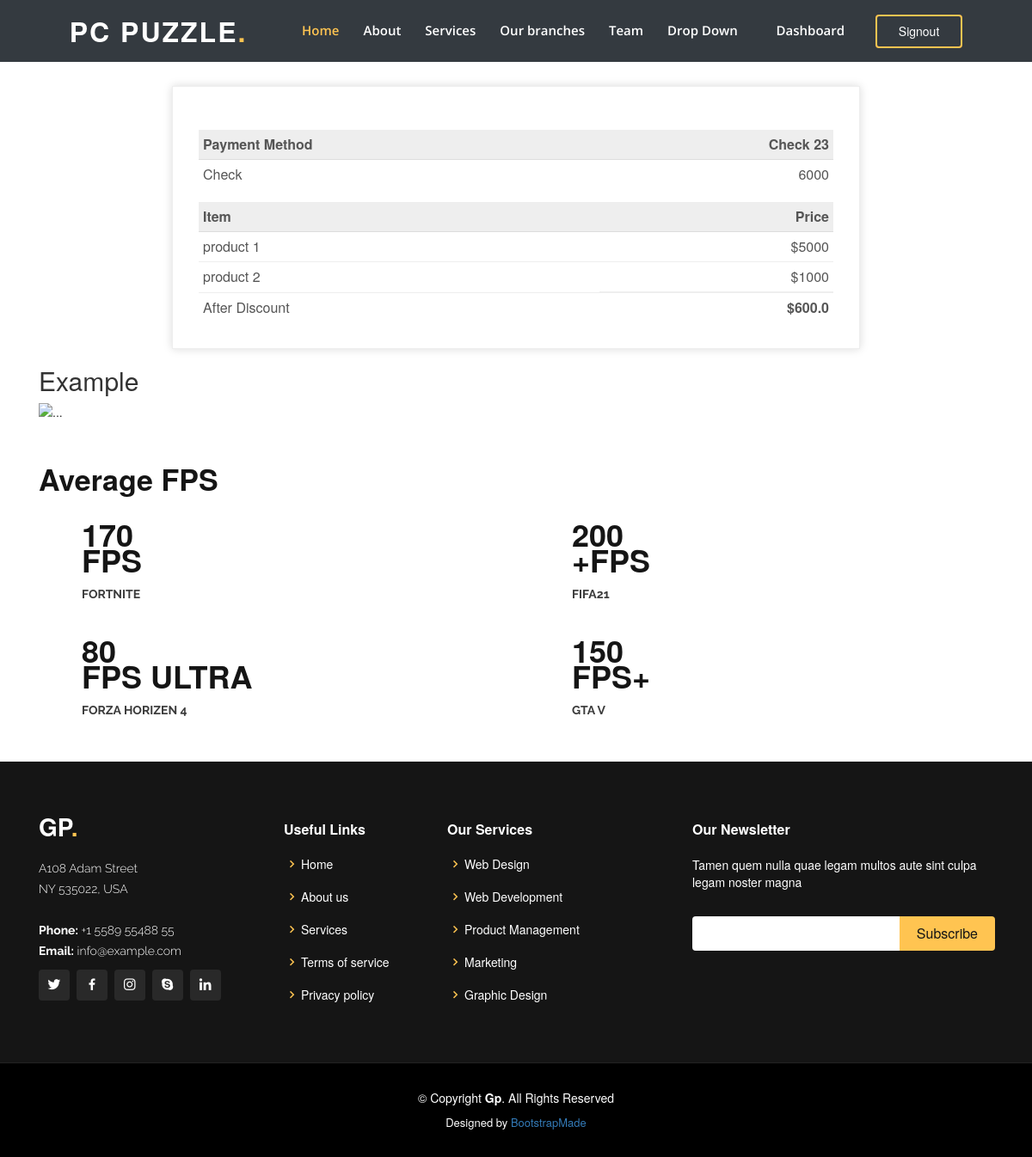
The app's page /result/ (signed in), older data.
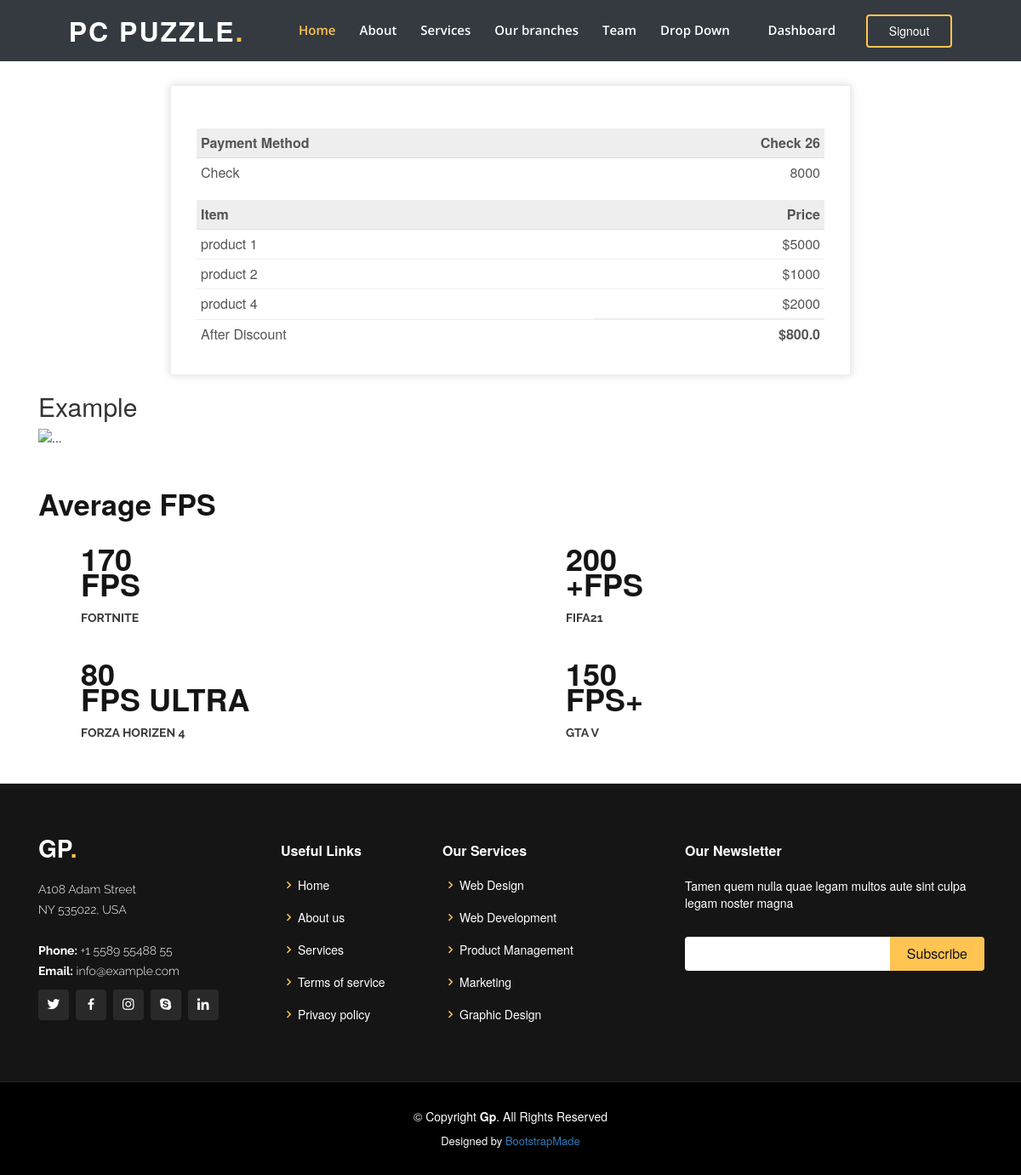
The same page, newer data.
### Tech_Parts/models.py (models this page shows, shortened)
class Order(models.Model):
    customer=models.ForeignKey(Customer,blank=True,null=True,on_delete=models.CASCADE)
    products=models.ManyToManyField(Product,blank=True)
    code=models.CharField(max_length=100)
    ordered=models.BooleanField(default=False)
    delivered=models.BooleanField(default=False)
    device=models.CharField(max_length=120,blank=True,null=True)
    def total_price(self):
        price=0
        for i in self.products.all():
            price += i.price
        return price
    def discount(self):
        percentage=(10/100)*self.total_price()
        return percentage

class Product(models.Model):
    name=models.CharField(max_length=100)
    image=models.ImageField()
    price=models.PositiveIntegerField(default=0)
    category=models.ForeignKey(Category,null=True,on_delete=models.SET_NULL)
    processor=models.ForeignKey(Processor,null=True,on_delete=models.SET_NULL)
    type=models.ForeignKey(Type,null=True,on_delete=models.SET_NULL)
    details=HTMLField()
    code=models.CharField(max_length=100,blank=True)
    slug=models.SlugField(blank=True,max_length=100,unique=True)

### Tech_Parts/views.py (the view, shortened to what this page needs)
# urls.py: path("result/",views.result,name="result"),
def result(request):
    if request.user.is_authenticated:
        order=Order.objects.filter(customer_id=request.user.id,ordered=True,delivered=False)
        if order.exists():
            my_order=Order.objects.get(customer_id=request.user.id,ordered=True,delivered=False)
        else:
            messages.error(request,"toy don't have order yet")
            return redirect(reverse("home:home"))
    context={"orders":my_order}
    return render(request,"result.html",context)

### templates/result.html (shortened to what this page needs)
  {% extends 'base.html' %}
{% load static %}
  {% block content %}
  <link rel="stylesheet" href="https://maxcdn.bootstrapcdn.com/bootstrap/3.4.1/css/bootstrap.min.css">
  <body>
<div id="contt" class="container">
<div class='row'>
<div class="col">
  <div class="invoice-box">
    <table cellpadding="0" cellspacing="0">
      <tr class="top">
        <td colspan="2">
        </td>
      </tr>
      <tr class="information">
        <td colspan="2">
        </td>
      </tr>
      <tr class="heading">
        <td>Payment Method</td>
        <td>Check {{orders.id}}</td>
      </tr>
      <tr class="details">
        <td>Check</td>
        <td>{{orders.total_price}}</td>
      </tr>
      <tr class="heading">
        <td>Item</td>
        <td>Price</td>
      </tr>
{% for i in orders.products.all %}
      <tr class="item">
        <td>{{i.name}}</td>
        <td>${{i.price}}</td>
      </tr>
{% endfor %}
   <tr class="total">
     {% if request.user.is_authenticated %}
    <td>After Discount</td>
    <td>${{orders.discount}}</td>
    {% else %}
    <td>Price</td>
      <td>${{orders.total_price}}</td>
      {% endif %}
      </tr>
    </table>
  </div>
</div>
</div>
 <div class="row">
   <div class="col">
    <h2> Example</h2>
    <div id="carouselExampleControls" class="carousel slide" data-ride="carousel">
      <div class="carousel-inner">
        <div class="carousel-item active">
          <img src="{% static 'assets/forza/02.jpg' %}" class="d-block w-100" alt="...">
        </div>
      </div>
      <a class="carousel-control-prev" href="#carouselExampleControls" role="button" data-slide="prev">
        <span class="carousel-control-prev-icon" aria-hidden="true"></span>
      </a>
      <a class="carousel-control-next" href="#carouselExampleControls" role="button" data-slide="next">
        <span class="carousel-control-next-icon" aria-hidden="true"></span>
      </a>
    </div>
  </div>
</div>
<div class="row">
   <div class="col">
<div class="counts" data-aos="fade-up">
       <div class="content d-flex flex-column justify-content-center">
          <h3>Average FPS</h3>
         <div class="row">
            <div class="col-md-6 d-md-flex align-items-md-stretch">
              <div class="count-box">
                <i class="icofont-game-pad"></i>
                <span data-toggle="counter-up">170</span><span>FPS</span>
                <p><strong>FORTNITE</strong></p>
              </div>
            </div>
            <div class="col-md-6 d-md-flex align-items-md-stretch">
              <div class="count-box">
                <i class="icofont-football-alt"></i>
                <span data-toggle="counter-up">200</span><span>+FPS</span>
                <p><strong>FIFA21</strong> </p>
              </div>
            </div>
            <div class="col-md-6 d-md-flex align-items-md-stretch">
              <div class="count-box">
                <i class="icofont-racing-car"></i>
                <span data-toggle="counter-up">80</span><span>FPS ULTRA</span>
                <p><strong>FORZA HORIZEN 4</strong></p>
              </div>
            </div>
            <div class="col-md-6 d-md-flex align-items-md-stretch">
              <div class="count-box">
                <i class="icofont-boy"></i>
                <span data-toggle="counter-up">150</span><span>FPS+</span>
                <p><strong>GTA V</strong> </p>
              </div>
            </div>
          </div>
        </div>
</div>
   </div>
 </div>
</div>
  </body>
   {% endblock %}

### templates/base.html (shortened to what this page needs)
{% load static %}
<!DOCTYPE html>
<html lang="en">
<head>
  <link href="{% static 'assets/vendor/bootstrap/css/bootstrap.min.css' %}" rel="stylesheet">
  <link href="{% static 'assets/vendor/icofont/icofont.min.css' %}" rel="stylesheet">
  <link href="{% static 'assets/vendor/boxicons/css/boxicons.min.css' %}" rel="stylesheet">
  <link href="{% static 'assets/vendor/owl.carousel/assets/owl.carousel.min.css' %}" rel="stylesheet">
  <link href="{% static 'assets/vendor/venobox/venobox.css' %}" rel="stylesheet">
  <link href="{% static 'assets/vendor/remixicon/remixicon.css' %}" rel="stylesheet">
  <link href="{% static 'assets/vendor/aos/aos.css' %}" rel="stylesheet">
  <link href="{% static 'assets/css/style.css' %}" rel="stylesheet">
</head>
<body>
  <header id="header" class="fixed-top">
    <div class="container d-flex align-items-center justify-content-between">
      <h1 class="logo"><a href="{% url 'home:home' %}">Pc Puzzle<span>.</span></a></h1>
      <nav class="nav-menu d-none d-lg-block">
        <ul>
          <li class="active"><a href="{% url 'home:home' %}">Home</a></li>
          <li><a href="{% url 'home:home' %}">About</a></li>
          <li><a href="{% url 'home:home' %}">Services</a></li>
          <li><a href="{% url 'home:home' %}">Our branches</a></li>
          <li><a href="{% url 'home:home' %}">Team</a></li>
          <li class="drop-down"><a href="">Drop Down</a>
          </li>
          {% if request.user.is_superuser %}
          <li><a href="{% url 'home:dashboard' %}">Dashboard</a></li>
          {% endif %}
        </ul>
        </nav>
        {% if request.user.is_authenticated %}
        <a href="{% url 'account_logout' %}" class="get-started-btn scrollto">Signout</a>
            {% else %}
         <a href="{% url 'account_login' %}" class="get-started-btn scrollto">Sign in</a>
        <a href="{% url 'account_signup' %}" class="get-started-btn scrollto ">Sign up</a>
      {% endif %}
    </div>
  </header>
{% block content %}
{% endblock %}
  <footer id="footer">
    <div class="footer-top">
      <div  class="container">
        <div class="row">
          <div class="col-lg-3 col-md-6">
            <div class="footer-info">
              <h3>Gp<span>.</span></h3>
              <p>
                A108 Adam Street <br>
                NY 535022, USA<br><br>
                <strong>Phone:</strong> +1 5589 55488 55<br>
                <strong>Email:</strong> info@example.com<br>
              </p>
              <div class="social-links mt-3">
                <a href="#" class="twitter"><i class="bx bxl-twitter"></i></a>
                <a href="#" class="facebook"><i class="bx bxl-facebook"></i></a>
                <a href="#" class="instagram"><i class="bx bxl-instagram"></i></a>
                <a href="#" class="google-plus"><i class="bx bxl-skype"></i></a>
                <a href="#" class="linkedin"><i class="bx bxl-linkedin"></i></a>
              </div>
            </div>
          </div>
          <div class="col-lg-2 col-md-6 footer-links">
            <h4>Useful Links</h4>
            <ul>
              <li><i class="bx bx-chevron-right"></i> <a href="#">Home</a></li>
              <li><i class="bx bx-chevron-right"></i> <a href="#">About us</a></li>
              <li><i class="bx bx-chevron-right"></i> <a href="#">Services</a></li>
              <li><i class="bx bx-chevron-right"></i> <a href="#">Terms of service</a></li>
              <li><i class="bx bx-chevron-right"></i> <a href="#">Privacy policy</a></li>
            </ul>
          </div>
          <div class="col-lg-3 col-md-6 footer-links">
            <h4>Our Services</h4>
            <ul>
              <li><i class="bx bx-chevron-right"></i> <a href="#">Web Design</a></li>
              <li><i class="bx bx-chevron-right"></i> <a href="#">Web Development</a></li>
              <li><i class="bx bx-chevron-right"></i> <a href="#">Product Management</a></li>
              <li><i class="bx bx-chevron-right"></i> <a href="#">Marketing</a></li>
              <li><i class="bx bx-chevron-right"></i> <a href="#">Graphic Design</a></li>
            </ul>
          </div>
          <div class="col-lg-4 col-md-6 footer-newsletter">
            <h4>Our Newsletter</h4>
            <p>Tamen quem nulla quae legam multos aute sint culpa legam noster magna</p>
            <form action="" method="post">
              <input type="email" name="email"><input type="submit" value="Subscribe">
            </form>
          </div>
        </div>
      </div>
    </div>
    <div class="container">
      <div class="copyright">
        &copy; Copyright <strong><span>Gp</span></strong>. All Rights Reserved
      </div>
      <div class="credits">
        Designed by <a href="https://bootstrapmade.com/">BootstrapMade</a>
      </div>
    </div>
  </footer>
</body>
</html>

### templates/base.html (style rules this page uses)
ul { list-style-type: none !important; }

### templates/result.html (style rules this page uses)
#contt { margin-top:10rem !important; padding-bottom:0rem !important; }

Row changes from the older to the newer data that the page shows:
removed Order: id "23", total_price "6000", discount "600.0"
added Order: id "26", total_price "8000", discount "800.0"
now on this page (row unchanged): Product: name "product 4", price "2000"
